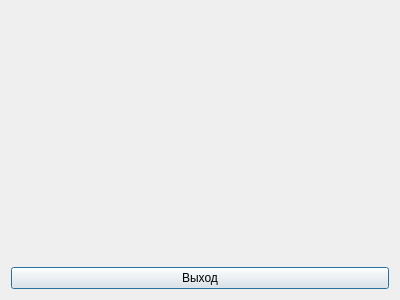
<?xml version="1.0" encoding="UTF-8"?>
<ui version="4.0">
 <class>Graphics</class>
 <widget class="QDialog" name="Graphics">
  <property name="geometry">
   <rect>
    <x>0</x>
    <y>0</y>
    <width>400</width>
    <height>300</height>
   </rect>
  </property>
  <property name="windowTitle">
   <string>График</string>
  </property>
  <layout class="QVBoxLayout" name="verticalLayout">
   <item>
    <spacer name="verticalSpacer">
     <property name="orientation">
      <enum>Qt::Vertical</enum>
     </property>
     <property name="sizeHint" stdset="0">
      <size>
       <width>20</width>
       <height>40</height>
      </size>
     </property>
    </spacer>
   </item>
   <item>
    <widget class="QPushButton" name="exit_button">
     <property name="text">
      <string>Выход</string>
     </property>
    </widget>
   </item>
  </layout>
 </widget>
 <resources/>
 <connections/>
</ui>
